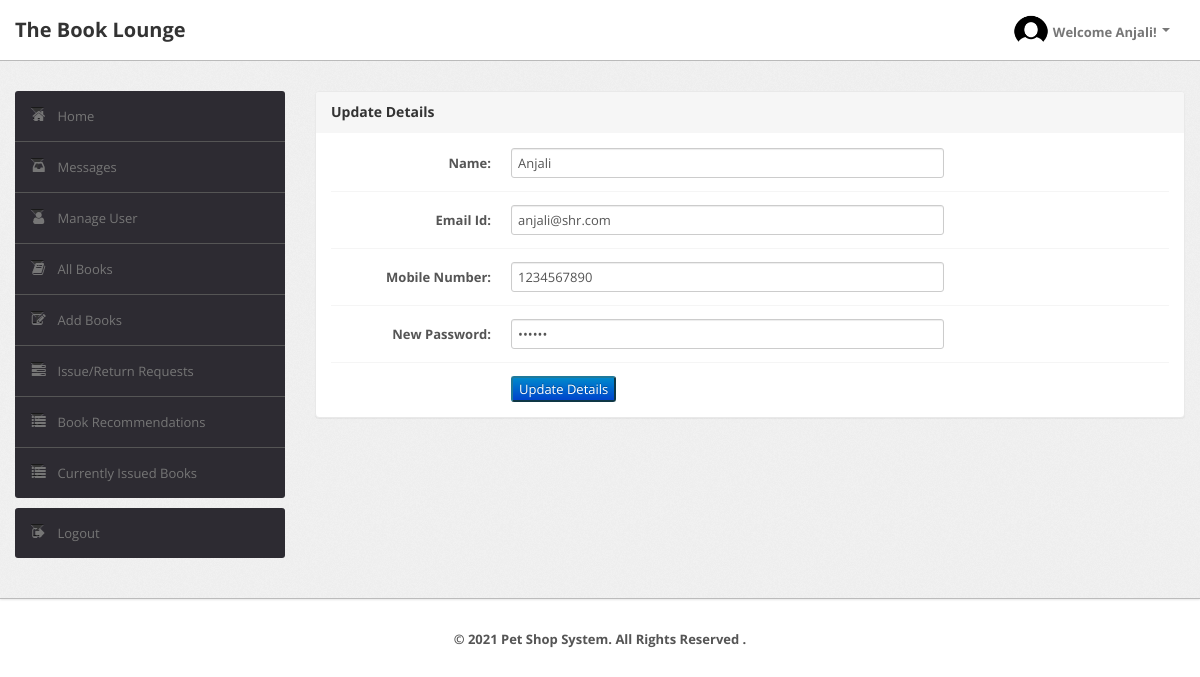
/admin/profile.php?aid=a1 (signed in), run on the app's committed database.
### tables this page shows
CREATE TABLE `user` (`UserId` varchar(50) NOT NULL, `Name` varchar(50) DEFAULT NULL, `Type` varchar(50) DEFAULT NULL, `EmailId` varchar(50) DEFAULT NULL, `MobNo` bigint(11) DEFAULT NULL, `Password` varchar(50) DEFAULT NULL, PRIMARY KEY (`UserId`), UNIQUE KEY `EmailId` (`EmailId`));

### admin/profile.php (the view, shortened to what this page needs)
<?php
require('dbconn.php');
?>
<?php
    if ($_SESSION['UserId']) {
        $userId=$_GET['aid'];
        $sql="SELECT Name from LMS.user WHERE UserId='$userId'";
        $result=mysqli_query($conn, $sql);
        $row=mysqli_fetch_row($result);
?>
<!DOCTYPE html>
<html lang="en">
    <head>
        <link type="text/css" href="bootstrap/css/bootstrap.min.css" rel="stylesheet">
        <link type="text/css" href="bootstrap/css/bootstrap-responsive.min.css" rel="stylesheet">
        <link type="text/css" href="css/theme.css" rel="stylesheet">
        <link type="text/css" href="images/icons/css/font-awesome.css" rel="stylesheet">
    </head>
    <body>
        <div class="navbar navbar-fixed-top">
            <div class="navbar-inner">
                <div class="container">
                        <a class="brand" href="index.php">The Book Lounge </a>
                    <div class="nav-collapse collapse navbar-inverse-collapse">
                        <ul class="nav pull-right">
                            <li class="nav-user dropdown"><a href="#" class="dropdown-toggle" data-toggle="dropdown">
                                <img src="images/profile.png" class="nav-avatar" />Welcome <?=$row[0]?>!
                                <b class="caret"></b></a>
                            </li>
                        </ul>
                    </div>
                </div>
            </div>
        </div>
        <div class="wrapper">
            <div class="container">
                <div class="row">
                    <div class="span3">
                        <div class="sidebar">
                            <ul class="widget widget-menu unstyled">
                                <li class="active"><a href="index.php?aid=<?=$userId?>"><i class="menu-icon icon-home"></i>Home
                                </a></li>
                                <li><a href="message.php?aid=<?=$userId?>"><i class="menu-icon icon-inbox"></i>Messages</a>
                                </li>
                                <li><a href="user.php?aid=<?=$userId?>"><i class="menu-icon icon-user"></i>Manage User </a>
                                </li>
                                <li><a href="book.php?aid=<?=$userId?>"><i class="menu-icon icon-book"></i>All Books </a></li>
                                <li><a href="addbook.php?aid=<?=$userId?>"><i class="menu-icon icon-edit"></i>Add Books </a></li>
                                <li><a href="requests.php?aid=<?=$userId?>"><i class="menu-icon icon-tasks"></i>Issue/Return Requests </a></li>
                                <li><a href="recommendations.php?aid=<?=$userId?>"><i class="menu-icon icon-list"></i>Book Recommendations </a></li>
                                <li><a href="current.php?aid=<?=$userId?>"><i class="menu-icon icon-list"></i>Currently Issued Books </a></li>
                            </ul>
                            <ul class="widget widget-menu unstyled">
                                <li><a href="logout.php"><i class="menu-icon icon-signout"></i>Logout </a></li>
                            </ul>
                        </div>
                    </div>
                    <div class="span9">
                        <div class="module">
                            <div class="module-head">
                                <h3>Update Details</h3>
                            </div>
                            <div class="module-body">
                                <?php
                                $sql="select * from LMS.user where UserId='$userId'";
                                $result=$conn->query($sql);
                                $row=$result->fetch_assoc();
                                $name=$row['Name'];
                                $email=$row['EmailId'];
                                $mobno=$row['MobNo'];
                                $pswd=$row['Password'];
                                ?>
                                <form class="form-horizontal row-fluid" action="edit_admin_details.php?aid=<?php echo $userId ?>" method="post">
                                    <div class="control-group">
                                        <label class="control-label" for="Name"><b>Name:</b></label>
                                        <div class="controls">
                                            <input type="text" id="Name" name="Name" value= "<?php echo $name?>" class="span8" required>
                                        </div>
                                    </div>
                                    <div class="control-group">
                                        <label class="control-label" for="EmailId"><b>Email Id:</b></label>
                                        <div class="controls">
                                            <input type="text" id="EmailId" name="EmailId" value= "<?php echo $email?>" class="span8" required>
                                        </div>
                                    </div>
                                    <div class="control-group">
                                        <label class="control-label" for="MobNo"><b>Mobile Number:</b></label>
                                        <div class="controls">
                                            <input type="text" id="MobNo" name="MobNo" value= "<?php echo $mobno?>" class="span8" required>
                                        </div>
                                    </div>
                                    <div class="control-group">
                                        <label class="control-label" for="Password"><b>New Password:</b></label>
                                        <div class="controls">
                                            <input type="password" id="Password" name="Password"  value= "<?php echo $pswd?>" class="span8" required>
                                        </div>
                                    </div>
                                    <div class="control-group">
                                            <div class="controls">
                                                <button type="submit" name="submit"class="btn-primary"><center>Update Details</center></button>
                                            </div>
                                        </div>
                                </form>
                            </div>
                        </div>
                    </div>
                </div>
            </div>
        </div>
<div class="footer">
            <div class="container">
                <center><b class="copyright">&copy; 2021 Pet Shop System. All Rights Reserved .</center>
            </div>
        </div>
    </body>
</html>
<?php
    }
    else {
        echo "<script type='text/javascript'>alert('Access Denied!!!')</script>";
    }
?>

### admin/css/theme.css (style rules this page uses)
body { font-size: 13px; font-family: 'Open Sans', Arial, sans-serif; background: #fff; color: #777 }
h1, h2, h3, h4, h5, h6 { color: #333; margin-top: 0 }
h3 { font-size: 20px }
strong, b { color: #555 }
.wrapper { background: url(../images/bg.png) #eee; border-bottom: 1px solid #bbb; -webkit-box-shadow: 0 1px 2px rgba(0,0,0,0.1); -moz-box-shadow: 0 1px 2px rgba(0,0,0,0.1); box-shadow: 0 1px 2px rgba(0,0,0,0.1); padding: 30px 0 }
.footer { color: #999; padding: 30px 0 60px }
form { margin: 0 }
select, textarea, input[type="text"], input[type="password"], input[type="datetime"], input[type="datetime-local"], input[type="date"], input[type="month"], input[type="time"], input[type="week"], input[type="number"], input[type="email"], input[type="url"], input[type="search"], input[type="tel"], input[type="color"], .uneditable-input, label, input, button, select, textarea { -webkit-border-radius: 3px; -moz-border-radius: 3px; border-radius: 3px; font-size: 13px; font-family: 'Open Sans', Tahoma, Arial, sans-serif }
body [class^="icon-"], body [class*=" icon-"] { font-size: 14px; line-height: 20px; height: 20px }
.module { background: #fff; -webkit-border-radius: 3px; -moz-border-radius: 3px; border-radius: 3px; border: 1px solid #ccc; border-bottom-color: #bbb; -webkit-box-shadow: 0 0 1px rgba(0,0,0,0.2); -moz-box-shadow: 0 0 1px rgba(0,0,0,0.2); box-shadow: 0 0 1px rgba(0,0,0,0.2); margin-bottom: 30px }
.form-horizontal .control-group, .form-vertical .control-group { margin-bottom: 0 }
.form-horizontal .control-group+.control-group, .form-vertical .control-group+.control-group { margin-top: 13px; padding-top: 13px; border-top: 1px solid #f5f5f5 }
.navbar { position: static!important; margin: 0!important }
.navbar .navbar-inner { background: #fff; border-bottom: 1px solid #bbb; -webkit-box-shadow: 0 1px 2px rgba(0,0,0,0.15); -moz-box-shadow: 0 1px 2px rgba(0,0,0,0.15); box-shadow: 0 1px 2px rgba(0,0,0,0.15) }
.navbar .brand { color: #333; font-weight: bold; font-size: 20px; margin-right: 20px; padding: 20px }
.navbar .nav>li>a { padding: 20px 15px; font-weight: bold; color: #777 }
.nav-user>a { height: 20px }
.nav-avatar { width: 34px; height: 34px; margin: -7px 5px 0 0; -webkit-border-radius: 50%; -moz-border-radius: 50%; border-radius: 50% }
.btn-primary { color: #fff; background-color: #248aaf; border-color: #20799a }
.widget-menu { background: #fff; -webkit-border-radius: 3px; -moz-border-radius: 3px; border-radius: 3px; overflow: hidden }
.widget-menu a { color: #555; display: block; line-height: 20px; padding: 15px; text-decoration: none!important }
.widget-menu .menu-icon { margin-right: 10px; color: #767676; -webkit-transition: all .2s ease-in-out; -moz-transition: all .2s ease-in-out; transition: all .2s ease-in-out; }
.widget-menu>li+li { border-top: 1px solid #555 }
.widget-menu>li>a { background-color: #2d2b32; color: #767676; -webkit-transition: all .2s ease-in-out; -moz-transition: all .2s ease-in-out; transition: all .2s ease-in-out; }
.module { box-shadow: 0 0 3px rgba(0,0,0,.1); border-color: #e9e9e9; margin-bottom: 20px; background-color: #fff; border-radius: 4px; -webkit-box-shadow: 0 1px 1px rgba(0,0,0,.05); box-shadow: 0 1px 1px rgba(0,0,0,.05); }
.module-head { color: #767676; background-color: #f6f6f6; border-color: #e9e9e9; padding: 10px 15px; border-bottom: 1px solid transparent; border-top-right-radius: 3px; border-top-left-radius: 3px; }
.module-head h3 { font-size: 14px; line-height: 20px; height: 20px; margin: 0 }
.module-body { padding: 15px }

### data on the page
user: Name "Anjali", EmailId "anjali@shr.com", MobNo "1234567890"
